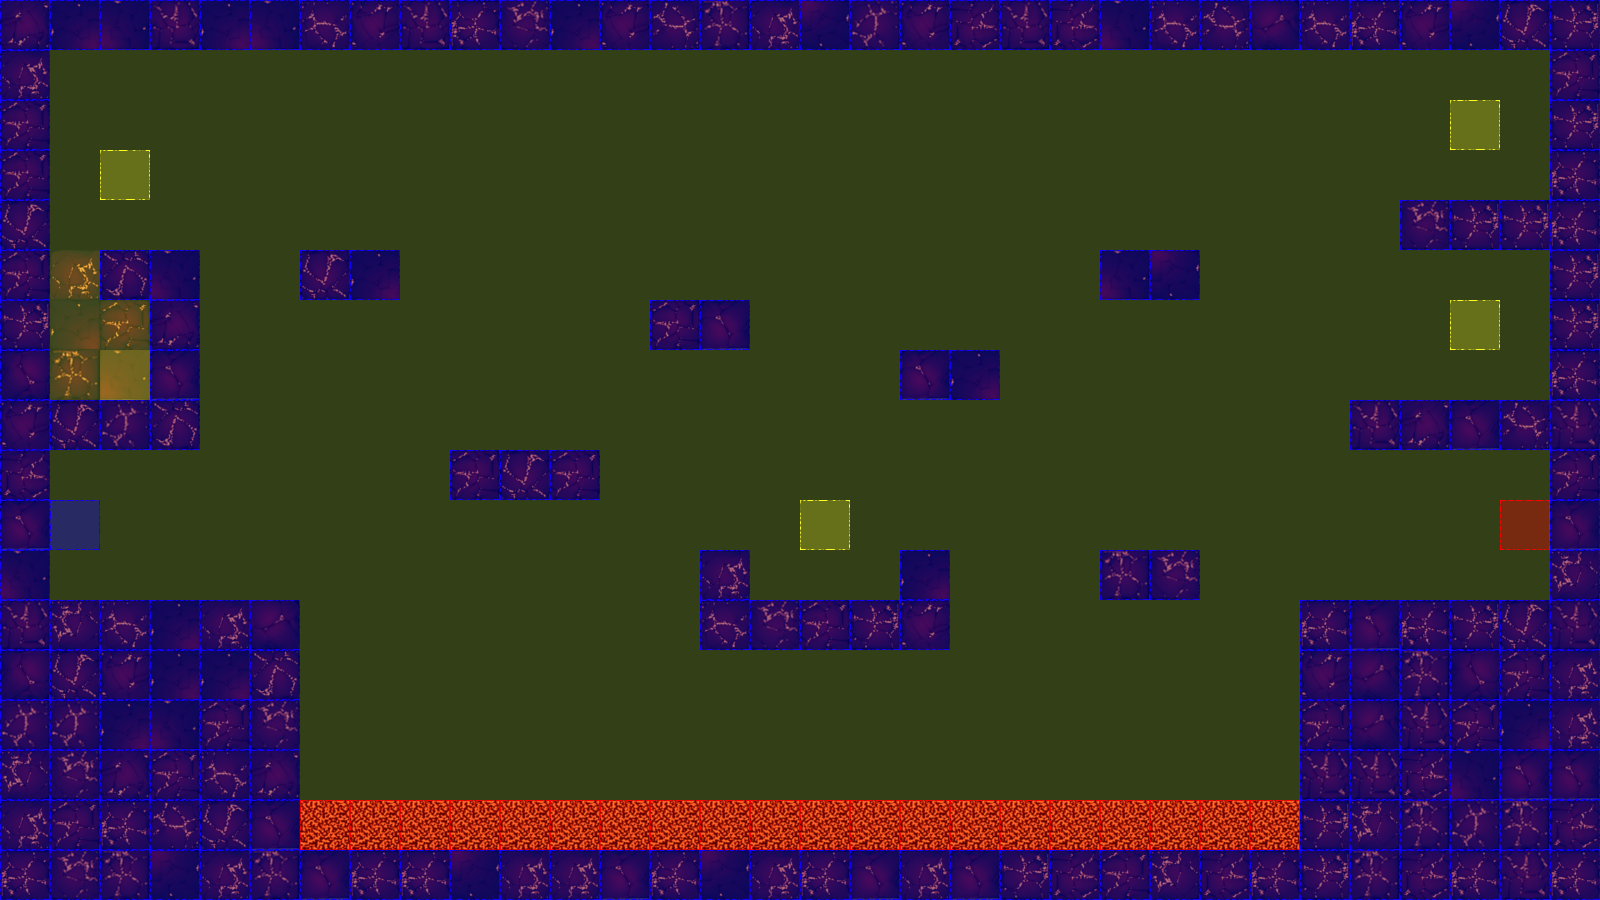

A level layout from a 2D game, rendered from its tile map. Below: a short description, then the map file with tile-grid data replaced by summaries:
An orthogonal 32x18 tile map with 50x50 px tiles, 3 tile layers (terrain, collision, event), 2 tilesets.

<map version="1.0" orientation="orthogonal" renderorder="left-up" width="32" height="18" tilewidth="50" tileheight="50" nextobjectid="3">
 <tileset firstgid="1" name="dungeonTile.png" tilewidth="50" tileheight="50" tilecount="64" columns="8">
  <image source="tiles/dungeonTile.png" width="400" height="400" />
 </tileset>
 <tileset firstgid="65" name="collisionTile" tilewidth="50" tileheight="50" tilecount="12" columns="3">
  <image source="tiles/collisionTile.png" width="150" height="200" />
 </tileset>
 <layer name="terrain" width="32" height="18">
  <data>[576 cells, 216 non-empty, 24 distinct tile ids]</data>
 </layer>
 <layer name="collision" width="32" height="18">
  <data>[576 cells, 576 non-empty, 3 distinct tile ids]</data>
 </layer>
 <layer name="event" width="32" height="18">
  <data>[576 cells, 7 non-empty, 4 distinct tile ids]</data>
 </layer>
</map>
